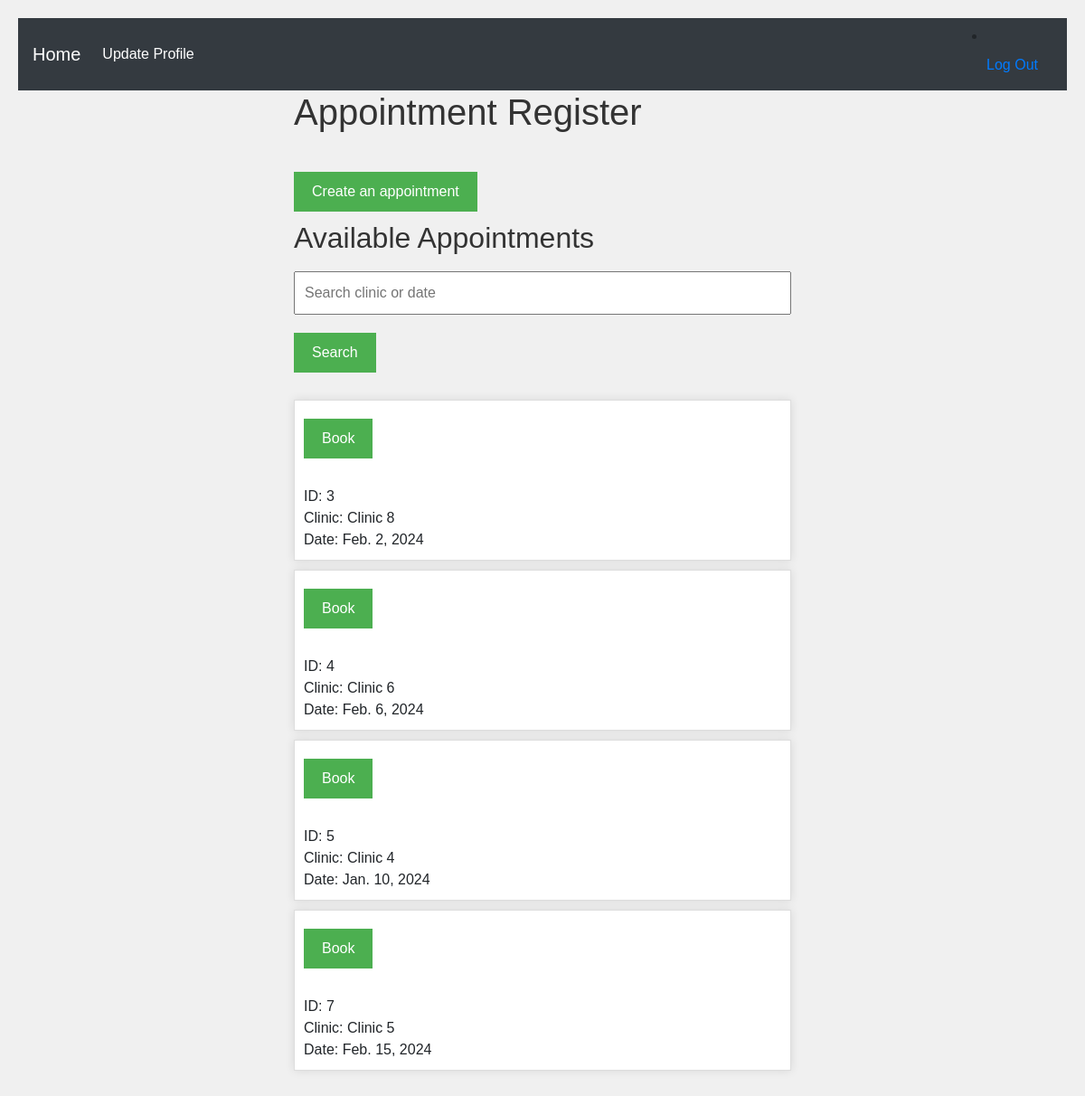
Before: /web/visit_register (signed in) with the older database file.
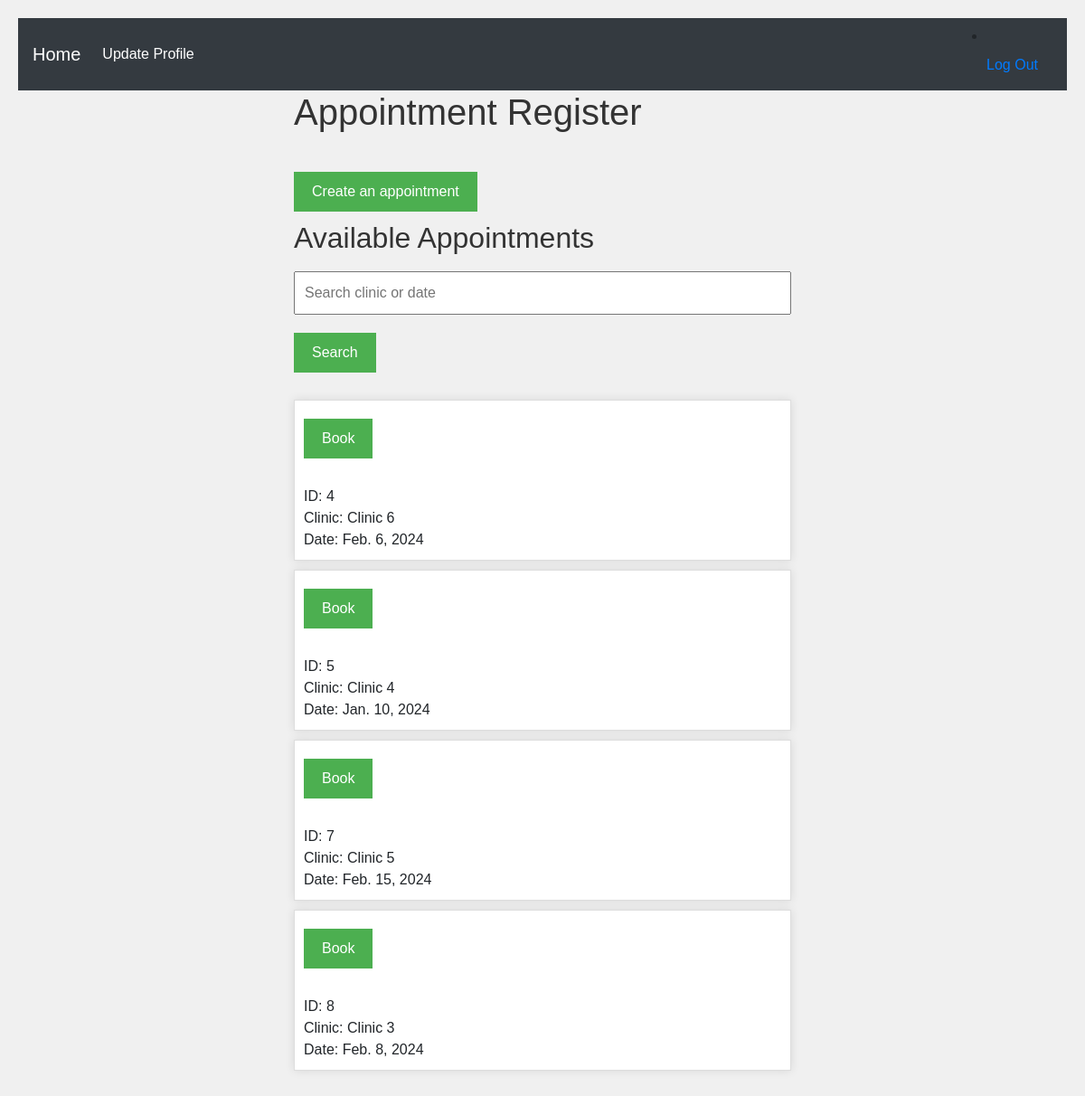
After: the same page with the newer database file.
### web/models.py (models this page shows, shortened)
class Appointment(models.Model):
    STATUS_OF_APPOINTMENT = {
        ('occupied','Occupied'),
        ('available','Available'),
        ('finished','Finished')
    }
    appointment_id  = models.AutoField(primary_key=True, default=None)
    patient         = models.ForeignKey(Patient, on_delete=models.CASCADE, default=None)
    clinic          = models.ForeignKey(Clinic,  on_delete=models.CASCADE, default=None)
    appointmentDate = models.DateField()
    status          = models.TextField(default='available', choices=STATUS_OF_APPOINTMENT)

class Clinic(models.Model):
    id           = models.IntegerField(primary_key=True)
    name         = models.TextField(max_length = 20)
    address      = models.TextField(max_length = 255)
    services     = models.TextField(max_length = 255)
    availability = models.BooleanField()
    capacity     = models.PositiveIntegerField()

### web/decoators.py (the view)
        def wrapper(request, *args,**kwargs):
            group = None
            if request.user.groups.exists():
                group = request.user.groups.all()[0].name
            if group in allowed_roles:
                return view_func(request, *args, **kwargs)
            else:
                return HttpResponse('you are not authorized to view this page')

### web/decoators.py (called while the page is built)
def allowed_user(allowed_roles=[]):
    def decorator(view_func):
        def wrapper(request, *args,**kwargs):
            group = None
            if request.user.groups.exists():
                group = request.user.groups.all()[0].name
            if group in allowed_roles:
                return view_func(request, *args, **kwargs)
            else:
                return HttpResponse('you are not authorized to view this page')
        return wrapper
    return decorator

### web/views.py (called while the page is built, shortened)
@login_required
@allowed_user(allowed_roles=['patient'])
def appointment_register(request):
    search_query = request.GET.get('search', '')
    if search_query:
        available_appointments = Appointment.objects.filter(Q(clinic__name__icontains=search_query) | Q(appointmentDate__icontains=search_query),
                                                            status='available')
    else:
        available_appointments = Appointment.objects.filter(status='available')
    context = {
        'available_appointments': available_appointments,
    }
    return render(request, 'appointment_form.html', context)

### web/templates/appointment_form.html (shortened to what this page needs)
{% extends 'base.html' %}
{% block content %}
<div class="col-md-6 offset-md-3">
    <h1>Appointment Register</h1>
    <br>
    <a href="{% url 'create_appointment' %}">
    <button type="submit" >Create an appointment</button>
    </a>
    <br>
    <h2>Available Appointments</h2>
    <form method="get">
        <input type="text" name="search" placeholder="Search clinic or date">
        <button type="submit">Search</button>
    </form>
    {% for appointment in available_appointments %}
        <div class="appointment-item">
            <form method="post">
                <button type="submit">Book</button>
            </form>
            <div class="appointment-details">
                <p>ID: {{ appointment.appointment_id }}</p>
                <p>Clinic: {{ appointment.clinic.name }}</p>
                <p>Date: {{ appointment.appointmentDate }}</p>
            </div>
        </div>
    {% endfor %}
</div>
{% endblock content %}

### web/templates/base.html (shortened to what this page needs)
<!DOCTYPE html>
<html>
<head>
    <link rel="stylesheet" href="https://stackpath.bootstrapcdn.com/bootstrap/4.3.1/css/bootstrap.min.css">
</head>
<body>
    <nav class="navbar navbar-expand-lg navbar-dark bg-dark">
        <a class="navbar-brand" href="{% url 'home' %}">Home</a>
        <div class="collapse navbar-collapse" id="navbarNav">
            <ul class="navbar-nav mr-auto">
                <li class="nav-item active">
                    <a class="nav-link" href="{% url 'update_user' %}">Update Profile</a>
                </li>
            </ul>
                <li class="nav-item">
                    <a class="nav-link" href="{% url 'logout' %}">Log Out</a>
                </li>
        </div>
    </nav>
</body>
<body>
    {% block content %}
    {% endblock content %}
</body>
</html>

### web/templates/appointment_form.html (style rules this page uses)
body { font-family: Arial, sans-serif; background-color: #f0f0f0; padding: 20px; }
h1, h2 { color: #333; }
form { margin-bottom: 20px; }
input[type="text"] { width: 100%; padding: 10px; margin: 10px 0; box-sizing: border-box; }
button { background-color: #4CAF50; color: white; padding: 10px 20px; margin: 10px 0; border: none; cursor: pointer; }
.appointment-item { border: 1px solid #ddd; margin: 10px 0; padding: 10px; background-color: #fff; box-shadow: 0 0 10px rgba(0,0,0,0.1); }
.appointment-details p { margin: 0; }

Changed rows visible on the page:
removed Appointment: appointment_id "3", clinic.name "Clinic 8", appointmentDate "Feb. 2, 2024"
added Appointment: appointment_id "8", clinic.name "Clinic 3", appointmentDate "Feb. 8, 2024"
